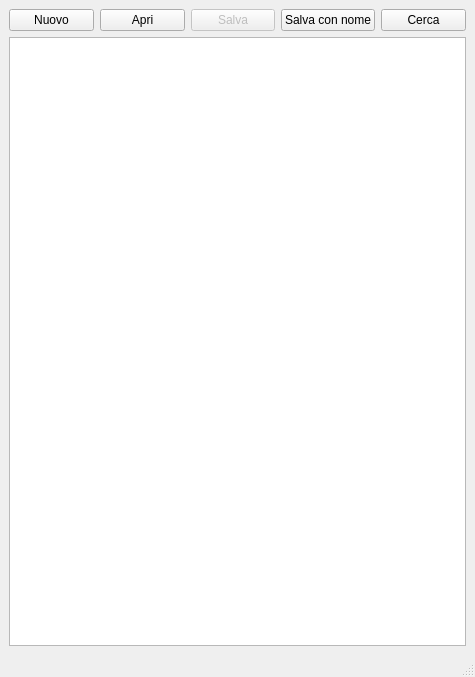
<?xml version="1.0" encoding="UTF-8"?>
<ui version="4.0">
 <class>TextEditor</class>
 <widget class="QMainWindow" name="TextEditor">
  <property name="geometry">
   <rect>
    <x>0</x>
    <y>0</y>
    <width>475</width>
    <height>677</height>
   </rect>
  </property>
  <property name="sizePolicy">
   <sizepolicy hsizetype="Preferred" vsizetype="Preferred">
    <horstretch>0</horstretch>
    <verstretch>0</verstretch>
   </sizepolicy>
  </property>
  <property name="minimumSize">
   <size>
    <width>475</width>
    <height>600</height>
   </size>
  </property>
  <property name="windowTitle">
   <string>TextEditor</string>
  </property>
  <widget class="QWidget" name="centralwidget">
   <layout class="QGridLayout" name="gridLayout">
    <item row="0" column="0">
     <layout class="QVBoxLayout" name="verticalLayout">
      <property name="spacing">
       <number>-1</number>
      </property>
      <property name="leftMargin">
       <number>0</number>
      </property>
      <property name="topMargin">
       <number>0</number>
      </property>
      <property name="rightMargin">
       <number>0</number>
      </property>
      <property name="bottomMargin">
       <number>0</number>
      </property>
      <item>
       <layout class="QHBoxLayout" name="horizontalLayout">
        <item>
         <widget class="QPushButton" name="btn_new">
          <property name="text">
           <string>Nuovo</string>
          </property>
         </widget>
        </item>
        <item>
         <widget class="QPushButton" name="btn_open">
          <property name="text">
           <string>Apri</string>
          </property>
         </widget>
        </item>
        <item>
         <widget class="QPushButton" name="btn_save">
          <property name="enabled">
           <bool>false</bool>
          </property>
          <property name="text">
           <string>Salva</string>
          </property>
         </widget>
        </item>
        <item>
         <widget class="QPushButton" name="btn_save_with_name">
          <property name="text">
           <string>Salva con nome</string>
          </property>
         </widget>
        </item>
        <item>
         <widget class="QPushButton" name="btn_find">
          <property name="text">
           <string>Cerca</string>
          </property>
         </widget>
        </item>
       </layout>
      </item>
      <item>
       <widget class="QTextEdit" name="text_editor"/>
      </item>
     </layout>
    </item>
   </layout>
  </widget>
  <widget class="QMenuBar" name="menubar">
   <property name="geometry">
    <rect>
     <x>0</x>
     <y>0</y>
     <width>475</width>
     <height>22</height>
    </rect>
   </property>
  </widget>
  <widget class="QStatusBar" name="statusbar"/>
 </widget>
 <resources/>
 <connections/>
</ui>
